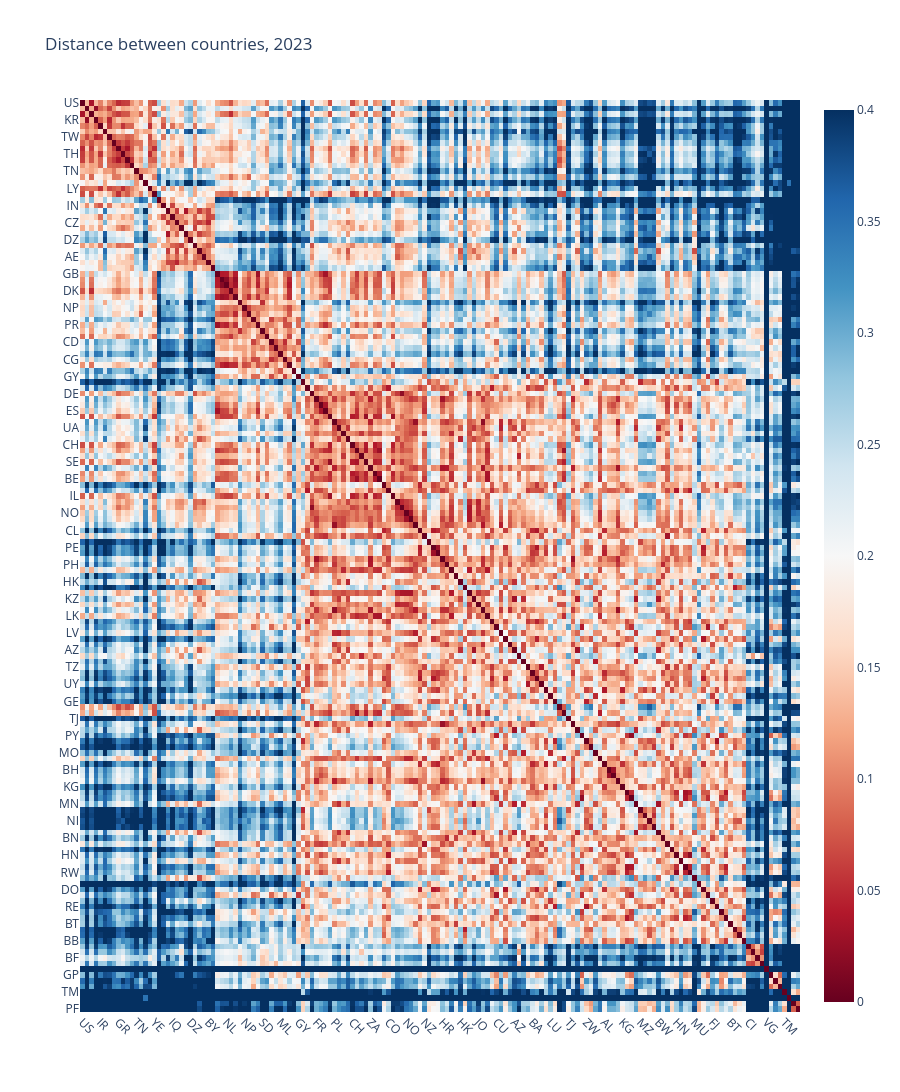

Notebook source saved alongside this figure:
### Code cell
country_labels = (
    df_map_clean_yearly.query("year==@year")
    .merge(df_cs_yearly.xs(year, level=1).sum(axis=1).to_frame("total"),
           left_on="country", right_index=True, how="left")
    .sort_values(["cluster", "total"], ascending=[True, False])["country"].to_list()
)

# y_labels = df_cs.sum(axis=1).sort_values(ascending=False).index.to_list()
# y_labels = df_dist.index.to_list()
uf.plotly_heatmap(
    df_dist_yearly.xs(year, level=1).loc[country_labels, country_labels],
    x_labels=country_labels,
    y_labels=country_labels,
    z_min=0, z_max=param_value*2,
    # colorscale="symmetrical",
    x_type="country",
    y_type="country",
    title=f"Distance between countries, {year}",
    line_height=10
)

### Figure 1 — Plotly figure (JSON) as saved in the notebook; plotly's stock layout.template omitted (floating-point values rounded to 4 significant figures; data arrays with more than 128 entries replaced by an {"elided": "..."} marker saying what was removed)
{"data": [{"colorscale": [[0, "rgb(103,0,31)"], [0.1, "rgb(178,24,43)"], [0.2, "rgb(214,96,77)"], [0.3, "rgb(244,165,130)"], [0.4, "rgb(253,219,199)"], [0.5, "rgb(247,247,247)"], [0.6, "rgb(209,229,240)"], [0.7, "rgb(146,197,222)"], [0.8, "rgb(67,147,195)"], [0.9, "rgb(33,102,172)"], [1, "rgb(5,48,97)"]], "customdata": {"elided": "160x160x2 str values"}, "hovertemplate": "<b>X: </b>%{customdata[0]}<br><b>Y: </b>%{customdata[1]}<br><b>Z: </b> %{z:.3f}<br><extra></extra>", "type": "heatmap", "x": {"elided": "160 str values"}, "y": {"elided": "160 str values"}, "z": {"elided": "160x160 float values"}, "zmax": 0.4, "zmin": 0}], "layout": {"height": 1600, "title": {"text": "Distance between countries, 2023"}, "xaxis": {"automargin": true, "tickangle": 45}, "yaxis": {"automargin": true, "autorange": "reversed"}}}
